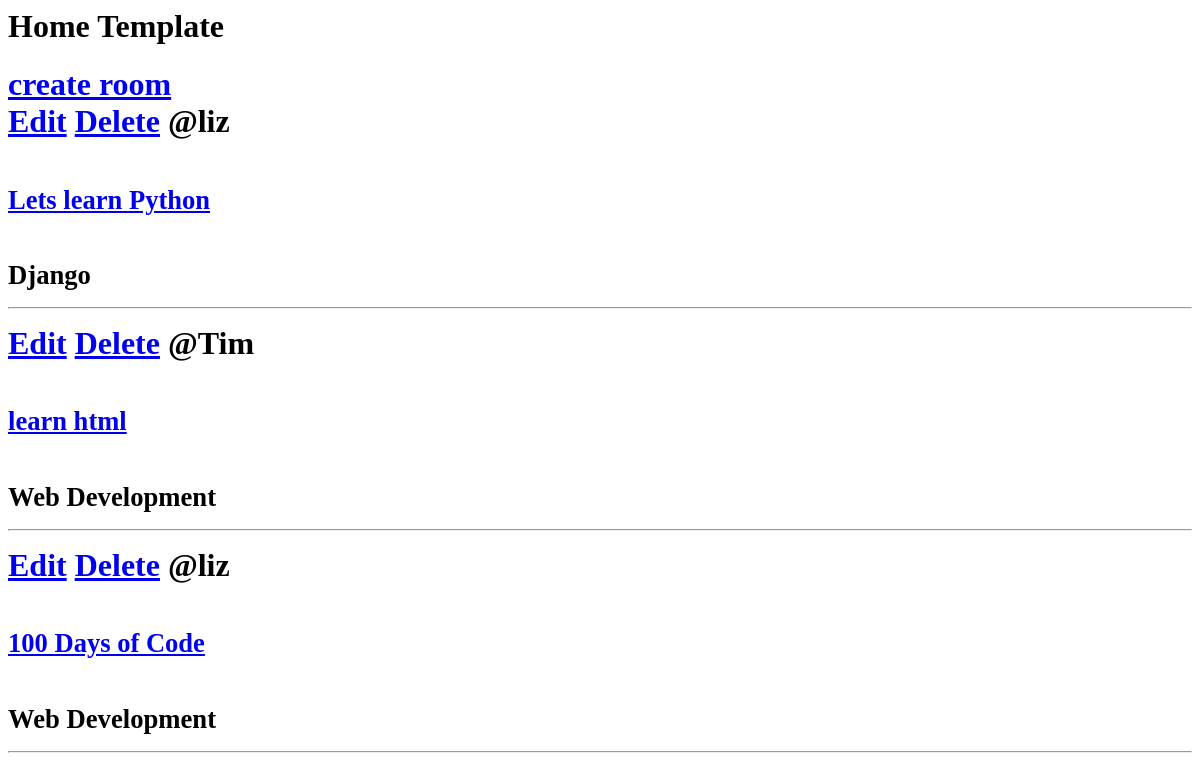
Before: / with the older database file.
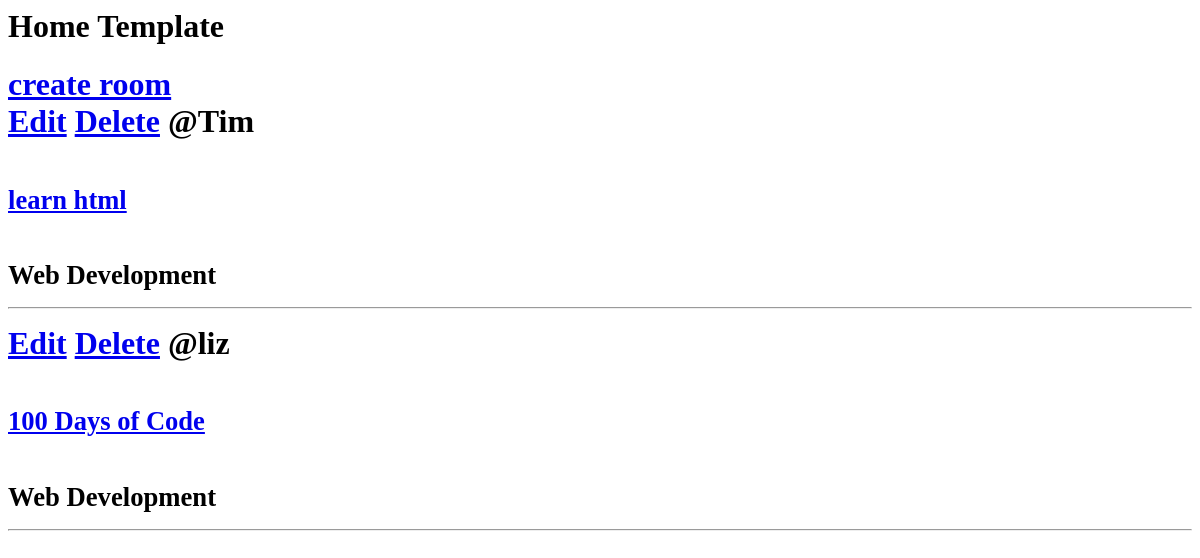
After: the same page with the newer database file.
### base/models.py (models this page shows, shortened)
class Room(models.Model):
    host=models.ForeignKey(User, on_delete=models.SET_NULL, null=True)
    topic=models.ForeignKey(Topic, on_delete=models.SET_NULL, null=True)
    name = models.CharField(max_length=200)
    description = models.TextField(null=True, blank=True)
    updated= models.DateTimeField(auto_now = True)
    created= models.DateTimeField(auto_now_add = True)
    class Meta:
        ordering = ['-updated', '-created']
    def __str__(self):
        return self.name

class Topic(models.Model):
    name=models.CharField(max_length=200)

### base/views.py (the view)
# urls.py: path('', views.home, name='home'),
def home(request):
    rooms= Room.objects.all()
    context={
        'rooms':rooms
    }
    return render(request,'base/home.html',context)

### base/templates/base/home.html
<h1>Home Template<h1>
{%load static%}
<div>
    <a href="{% url 'create-room' %}">create room</a>
    {%for room in rooms%}
    <div>
        <a href= "{% url 'update-room' room.id%}">Edit</a>
        <a href= "{% url 'delete-room' room.id%}">Delete</a>
        <span>@{{room.host.username}}</span>
        <h5><a href="{% url 'rooms' room.id%}">{{room}}</a></h5>
        <small>{{room.topic.name}}</small>
        <hr>
    </div>
</div>
{%endfor%}

Changed rows visible on the page:
removed Room: host.username "liz", name "Lets learn Python", topic.name "Django"
